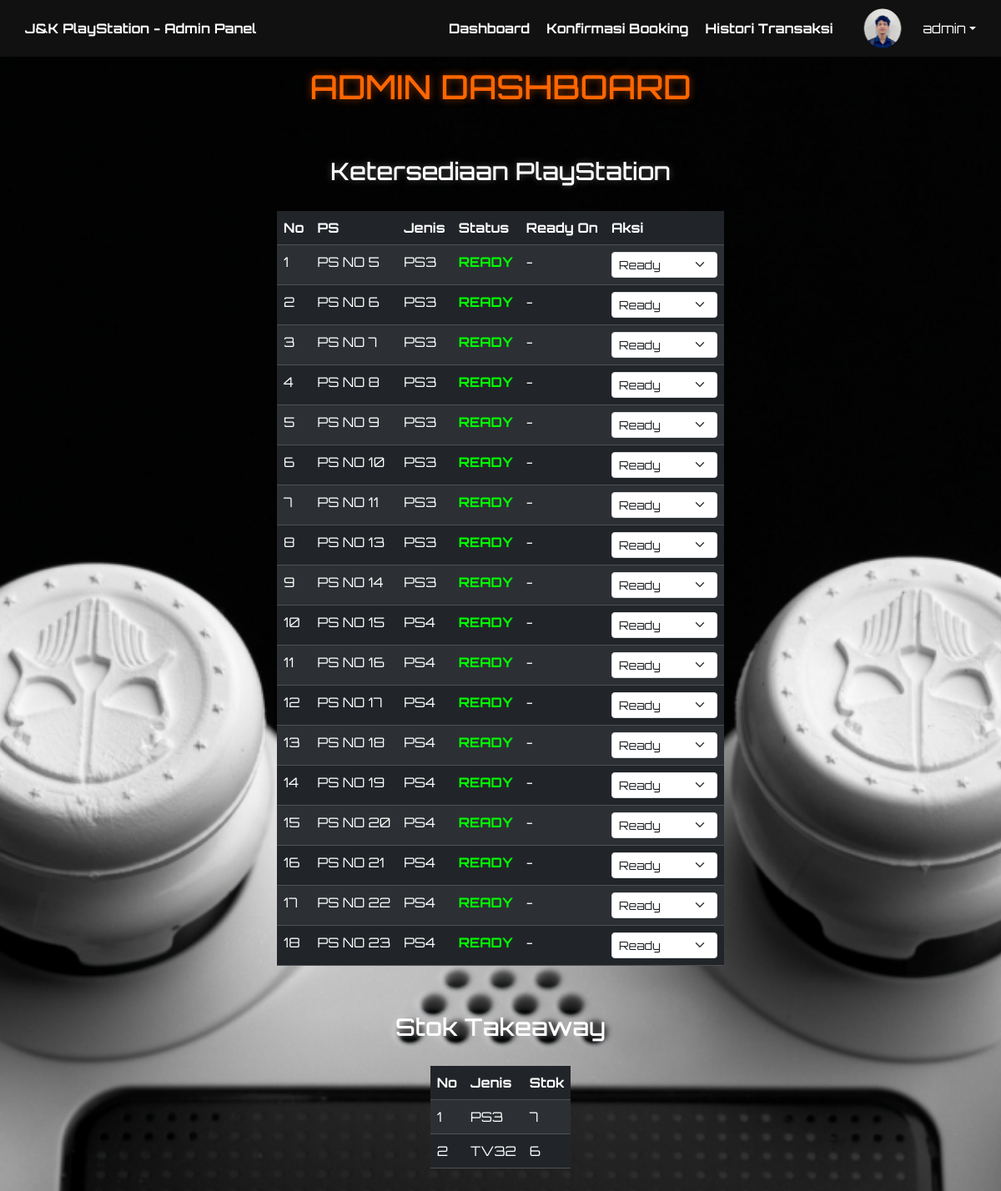
Page /admin/dashboard.php (signed in) on the committed database.
### tables this page shows
CREATE TABLE `tb_user` (
  `id_user` int(11) NOT NULL,
  `nama_lengkap` varchar(200) NOT NULL,
  `username` varchar(200) NOT NULL,
  `password` varchar(350) NOT NULL,
  `level` enum('admin','konsumen') NOT NULL DEFAULT 'konsumen',
  `nomor_telepon` varchar(20) DEFAULT NULL
);

CREATE TABLE `tb_chanel` (
  `id_chanel` int(11) NOT NULL,
  `nama_chanel` varchar(200) NOT NULL,
  `jenis_ps` varchar(10) DEFAULT NULL,
  `status` enum('available','unavailable') DEFAULT 'unavailable',
  `last_updated` datetime DEFAULT current_timestamp()
);

CREATE TABLE `tb_takeaway_inventory` (
  `id_inventory` int(11) NOT NULL,
  `jenis_item` enum('PS3','TV32') NOT NULL,
  `stok` int(11) NOT NULL DEFAULT 0,
  `status` enum('available','unavailable') DEFAULT 'available'
);

### admin/dashboard.php (the view, shortened to what this page needs)
<?php
require_once '../helper/connection.php';
$user_id = $_SESSION['user_id'];
$user_query = "SELECT username FROM tb_user WHERE id_user = ?";
$stmt_user = mysqli_prepare($conn, $user_query);
mysqli_stmt_bind_param($stmt_user, "i", $user_id);
mysqli_stmt_execute($stmt_user);
$user_result = mysqli_stmt_get_result($stmt_user);
$user_data = mysqli_fetch_assoc($user_result);
$username = $user_data['username'] ?? 'Admin';
$ps_query = "SELECT c.id_chanel, c.nama_chanel, c.jenis_ps, c.status,
                    MAX(DATE_ADD(b.waktu_mulai, INTERVAL b.durasi_sewa HOUR)) as ready_on
             FROM tb_chanel c
             LEFT JOIN tb_booking b ON c.id_chanel = b.id_chanel
             WHERE (b.status = 'confirmed' AND NOW() <= DATE_ADD(b.waktu_mulai, INTERVAL b.durasi_sewa HOUR))
             OR b.id_booking IS NULL
             GROUP BY c.id_chanel";
$ps_result = mysqli_query($conn, $ps_query);
$playstations = [];
while ($row = mysqli_fetch_object($ps_result)) {
    $playstations[] = $row;
}
$stok_query = "SELECT jenis_item, stok FROM tb_takeaway_inventory";
$stok_result = mysqli_query($conn, $stok_query);
$stok = [];
while ($row = mysqli_fetch_object($stok_result)) {
    $stok[$row->jenis_item] = $row;
}
?>
<!DOCTYPE html>
<html lang="id">
<head>
    <link rel="stylesheet" href="../assets/css/admin.css">
    <link rel="stylesheet" href="https://cdnjs.cloudflare.com/ajax/libs/font-awesome/6.5.0/css/all.min.css">
    <link href="https://cdn.jsdelivr.net/npm/bootstrap@5.3.3/dist/css/bootstrap.min.css" rel="stylesheet">
</head>
<body>
    <nav style="position: fixed; top: 0; left: 0; width: 100%; z-index: 1000; background-color: #111; color: white; display: flex; justify-content: space-between; align-items: center; padding: 10px 30px; font-family: 'Orbitron', sans-serif;">
        <div><strong>J&K PlayStation - Admin Panel</strong></div>
        <div style="display: flex; gap: 20px; align-items: center;">
            <a href="dashboard.php" style="color: white; text-decoration: none; font-weight: bold;">Dashboard</a>
            <a href="konfirmasi_booking.php" style="color: white; text-decoration: none; font-weight: bold;">Konfirmasi Booking</a>
            <a href="histori_transaksi.php" style="color: white; text-decoration: none; font-weight: bold;">Histori Transaksi</a>
            <div class="dropdown">
                <a href="#" class="d-flex align-items-center dropdown-toggle text-white text-decoration-none" id="dropdownUser1" data-bs-toggle="dropdown" aria-expanded="false">
                    <img src="../assets/img/saya.png" alt="profile" width="80" height="48" class="rounded-circle me-2">
                    <?php echo htmlspecialchars($username); ?>
                </a>
            </div>
        </div>
    </nav>
    <div class="dashboard-container" style="padding-top: 80px; min-height: 100vh; color: #fff;">
        <h1 class="dashboard-title" style="font-size: 2.5em; color: #ff6600; text-transform: uppercase; text-shadow: 0 0 10px rgba(255, 102, 0, 0.5); margin-bottom: 20px; text-align: center;">Admin Dashboard</h1>
        <section class="ps-section">
            <h2 class="section-title">Ketersediaan PlayStation</h2>
            <div class="table-responsive">
                <table class="table table-dark table-striped">
                    <thead>
                        <tr>
                            <th class="col-no">No</th>
                            <th class="col-ps">PS</th>
                            <th class="col-jenis">Jenis</th>
                            <th class="col-status">Status</th>
                            <th class="col-ready">Ready On</th>
                            <th class="col-aksi">Aksi</th>
                        </tr>
                    </thead>
                    <tbody>
                        <?php if (!empty($playstations)): ?>
                            <?php $no = 1; ?>
                            <?php foreach ($playstations as $ps): ?>
                                <tr>
                                    <td class="col-no"><?php echo $no++; ?></td>
                                    <td class="col-ps"><?php echo htmlspecialchars($ps->nama_chanel); ?></td>
                                    <td class="col-jenis"><?php echo htmlspecialchars($ps->jenis_ps); ?></td>
                                    <td class="col-status">
                                        <span class="ps-status <?php echo $ps->status === 'unavailable' ? 'unavailable' : ''; ?>">
                                            <?php echo $ps->status === 'available' ? 'READY' : 'NOT READY'; ?>
                                        </span>
                                    </td>
                                    <td class="col-ready">
                                        <?php echo $ps->ready_on ? date('d-m-Y H:i', strtotime($ps->ready_on)) : '-'; ?>
                                    </td>
                                    <td class="col-aksi">
                                        <form method="post" style="display: inline;">
                                            <select name="status" class="form-select form-select-sm custom-select" style="display: inline-block; width: auto;" onchange="this.form.submit()">
                                                <option value="available" <?php echo $ps->status === 'available' ? 'selected' : ''; ?>>Ready</option>
                                            </select>
                                        </form>
                                    </td>
                                </tr>
                            <?php endforeach; ?>
                        <?php else: ?>
                            <tr>
                                <td colspan="6" class="no-data">Tidak ada data PlayStation tersedia.</td>
                            </tr>
                        <?php endif; ?>
                    </tbody>
                </table>
            </div>
        </section>
        <section class="ps-section">
            <h2 class="section-title">Stok Takeaway</h2>
            <div class="table-responsive">
                <table class="table table-dark table-striped">
                    <thead>
                        <tr>
                            <th class="col-no">No</th>
                            <th class="col-jenis">Jenis</th>
                            <th>Stok</th>
                        </tr>
                    </thead>
                    <tbody>
                        <?php if (!empty($stok)): ?>
                            <?php $no = 1; ?>
                            <?php foreach ($stok as $item): ?>
                                <tr>
                                    <td class="col-no"><?php echo $no++; ?></td>
                                    <td class="col-jenis"><?php echo htmlspecialchars($item->jenis_item); ?></td>
                                    <td><?php echo $item->stok; ?></td>
                                </tr>
                            <?php endforeach; ?>
                        <?php else: ?>
                            <tr>
                                <td colspan="3" class="no-data">Tidak ada data stok takeaway tersedia.</td>
                            </tr>
                        <?php endif; ?>
                    </tbody>
                </table>
            </div>
        </section>
    </div>
</body>
</html>

### assets/css/admin.css (style rules this page uses)
* { box-sizing: border-box; margin: 0; padding: 0; }
body { background: url('../img/back.jpg') no-repeat center center; background-size: cover; color: #fff; font-family: 'Orbitron', sans-serif !important; margin: 0; }
.dashboard-container { padding: 80px 20px; min-height: 100vh; display: flex; flex-direction: column; align-items: center; gap: 40px; }
.dashboard-title { font-size: 2.5em; color: #ff6600; text-transform: uppercase; text-shadow: 0 0 10px rgba(255, 102, 0, 0.5); margin-bottom: 20px; }
.section-title { font-size: 1.8em; color: #fff; margin-bottom: 30px; text-shadow: 0 0 8px rgba(255, 255, 255, 0.3); }
.ps-section, .games-section { width: 100%; max-width: 1200px; display: flex; flex-direction: column; align-items: center; }
.ps-status { font-size: 1em; font-weight: bold; color: #00ff00; }

### rows in the picture
tb_user: username "admin"
tb_chanel: nama_chanel "PS NO 5", jenis_ps "PS3", shows "READY", status "Ready"
tb_chanel: nama_chanel "PS NO 6", jenis_ps "PS3", shows "READY", status "Ready"
tb_chanel: nama_chanel "PS NO 7", jenis_ps "PS3", shows "READY", status "Ready"
tb_chanel: nama_chanel "PS NO 8", jenis_ps "PS3", shows "READY", status "Ready"
tb_chanel: nama_chanel "PS NO 9", jenis_ps "PS3", shows "READY", status "Ready"
tb_chanel: nama_chanel "PS NO 10", jenis_ps "PS3", shows "READY", status "Ready"
tb_chanel: nama_chanel "PS NO 11", jenis_ps "PS3", shows "READY", status "Ready"
tb_chanel: nama_chanel "PS NO 13", jenis_ps "PS3", shows "READY", status "Ready"
tb_chanel: nama_chanel "PS NO 14", jenis_ps "PS3", shows "READY", status "Ready"
tb_chanel: nama_chanel "PS NO 15", jenis_ps "PS4", shows "READY", status "Ready"
tb_chanel: nama_chanel "PS NO 16", jenis_ps "PS4", shows "READY", status "Ready"
tb_chanel: nama_chanel "PS NO 17", jenis_ps "PS4", shows "READY", status "Ready"
tb_chanel: nama_chanel "PS NO 18", jenis_ps "PS4", shows "READY", status "Ready"
tb_chanel: nama_chanel "PS NO 19", jenis_ps "PS4", shows "READY", status "Ready"
tb_chanel: nama_chanel "PS NO 20", jenis_ps "PS4", shows "READY", status "Ready"
tb_chanel: nama_chanel "PS NO 21", jenis_ps "PS4", shows "READY", status "Ready"
tb_chanel: nama_chanel "PS NO 22", jenis_ps "PS4", shows "READY", status "Ready"
tb_chanel: nama_chanel "PS NO 23", jenis_ps "PS4", shows "READY", status "Ready"
tb_takeaway_inventory: jenis_item "PS3", stok "7"
tb_takeaway_inventory: jenis_item "TV32", stok "6"
